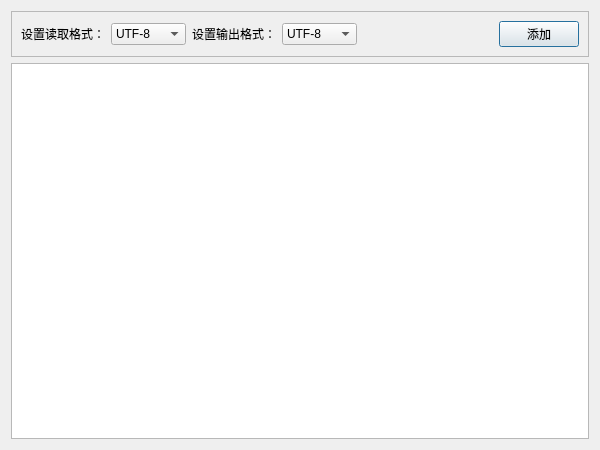
<?xml version="1.0" encoding="UTF-8"?>
<ui version="4.0">
 <class>PreLookFile</class>
 <widget class="QDialog" name="PreLookFile">
  <property name="enabled">
   <bool>true</bool>
  </property>
  <property name="geometry">
   <rect>
    <x>0</x>
    <y>0</y>
    <width>600</width>
    <height>450</height>
   </rect>
  </property>
  <property name="windowTitle">
   <string>Dialog</string>
  </property>
  <property name="windowIcon">
   <iconset resource="image.qrc">
    <normaloff>:/images/my/005.png</normaloff>:/images/my/005.png</iconset>
  </property>
  <property name="sizeGripEnabled">
   <bool>false</bool>
  </property>
  <property name="modal">
   <bool>false</bool>
  </property>
  <layout class="QVBoxLayout" name="verticalLayout">
   <item>
    <widget class="QFrame" name="frame_3">
     <property name="maximumSize">
      <size>
       <width>16777215</width>
       <height>100</height>
      </size>
     </property>
     <property name="frameShape">
      <enum>QFrame::StyledPanel</enum>
     </property>
     <property name="frameShadow">
      <enum>QFrame::Raised</enum>
     </property>
     <layout class="QHBoxLayout" name="horizontalLayout_3">
      <item>
       <layout class="QHBoxLayout" name="horizontalLayout_2">
        <item>
         <widget class="QLabel" name="label_2">
          <property name="text">
           <string>设置读取格式：</string>
          </property>
         </widget>
        </item>
        <item>
         <widget class="QComboBox" name="sourceCode">
          <item>
           <property name="text">
            <string>UTF-8</string>
           </property>
          </item>
          <item>
           <property name="text">
            <string>GB2312</string>
           </property>
          </item>
         </widget>
        </item>
       </layout>
      </item>
      <item>
       <layout class="QHBoxLayout" name="horizontalLayout">
        <item>
         <widget class="QLabel" name="label">
          <property name="text">
           <string>设置输出格式：</string>
          </property>
         </widget>
        </item>
        <item>
         <widget class="QComboBox" name="targetCode">
          <item>
           <property name="text">
            <string>UTF-8</string>
           </property>
          </item>
          <item>
           <property name="text">
            <string>GB2312</string>
           </property>
          </item>
         </widget>
        </item>
       </layout>
      </item>
      <item>
       <spacer name="horizontalSpacer">
        <property name="orientation">
         <enum>Qt::Horizontal</enum>
        </property>
        <property name="sizeHint" stdset="0">
         <size>
          <width>129</width>
          <height>20</height>
         </size>
        </property>
       </spacer>
      </item>
      <item>
       <widget class="QPushButton" name="add">
        <property name="text">
         <string>添加</string>
        </property>
       </widget>
      </item>
     </layout>
    </widget>
   </item>
   <item>
    <widget class="QPlainTextEdit" name="plainTextEdit"/>
   </item>
  </layout>
 </widget>
 <resources>
  <include location="image.qrc"/>
 </resources>
 <connections/>
</ui>
